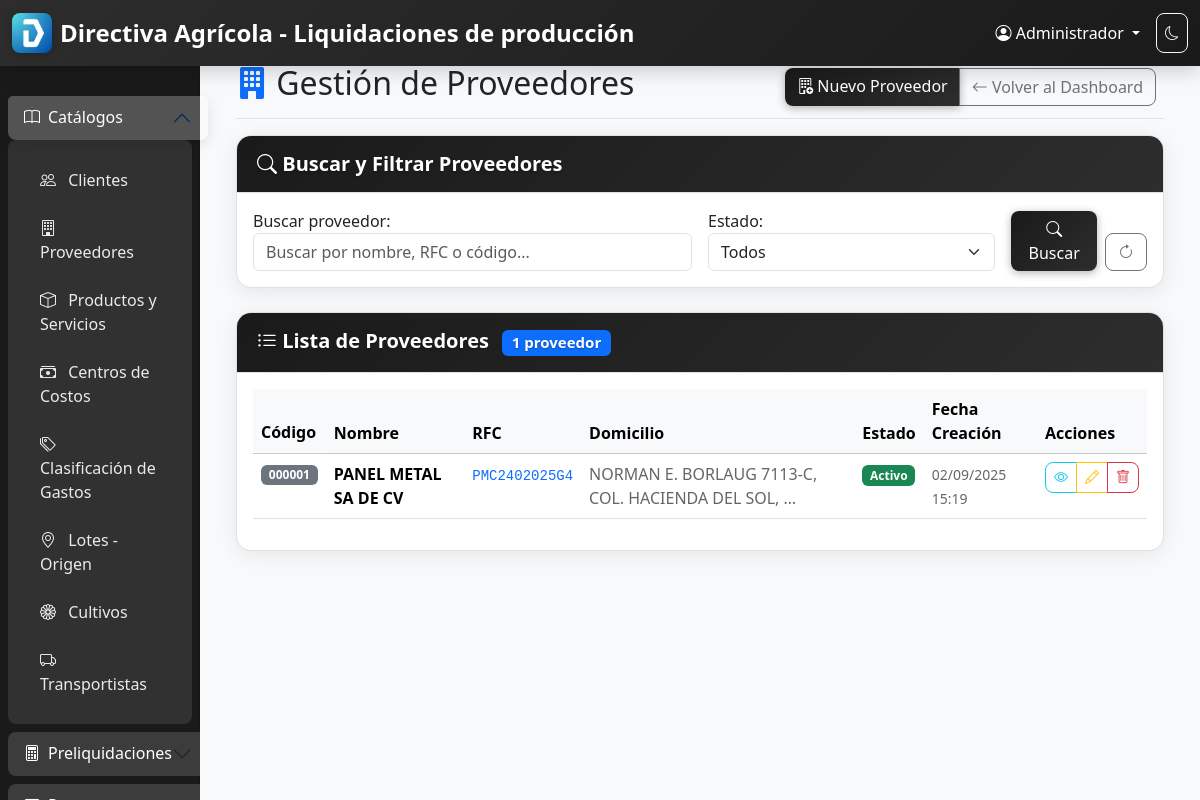
The page /proveedores/ (signed in) on the database its author committed.
### core/models.py (models this page shows, shortened)
class Usuario(AbstractUser):
    nombre = models.CharField(max_length=100, verbose_name="Nombre completo")
    puesto = models.CharField(max_length=100, verbose_name="Puesto")
    email = models.EmailField(unique=True, verbose_name="Correo electrónico")
    is_admin = models.BooleanField(default=False, verbose_name="Es administrador")
    USERNAME_FIELD = 'username'
    REQUIRED_FIELDS = ['email', 'nombre', 'puesto']
    class Meta:
        verbose_name = "Usuario"
        verbose_name_plural = "Usuarios"
        db_table = 'usuarios'

class Proveedor(models.Model):
    codigo = models.AutoField(
        primary_key=True,
        verbose_name="Código"
    )
    nombre = models.CharField(
        max_length=200,
        verbose_name="Nombre",
        help_text="Nombre completo o razón social del proveedor"
    )
    rfc = models.CharField(
        max_length=13,
        unique=True,
        validators=[validar_rfc],
        verbose_name="RFC",
        help_text="Registro Federal de Contribuyentes (12 o 13 caracteres)"
    )
    domicilio = models.TextField(
        verbose_name="Domicilio",
        help_text="Dirección completa del proveedor"
    )
    activo = models.BooleanField(
        default=True,
        verbose_name="Activo",
        help_text="Indica si el proveedor está activo en el sistema"
    )
    fecha_creacion = models.DateTimeField(auto_now_add=True, verbose_name="Fecha de creación")
    fecha_modificacion = models.DateTimeField(auto_now=True, verbose_name="Fecha de modificación")
    usuario_creacion = models.ForeignKey(
        Usuario,
        on_delete=models.PROTECT,
        related_name='proveedores_creados',
        verbose_name="Usuario que creó el registro"
    )
    usuario_modificacion = models.ForeignKey(
        Usuario,
        on_delete=models.PROTECT,
        related_name='proveedores_modificados',
        verbose_name="Usuario que modificó el registro",
        blank=True,
        null=True
    )
    class Meta:
        verbose_name = "Proveedor"
        verbose_name_plural = "Proveedores"
        db_table = 'proveedores'
        ordering = ['nombre']
        indexes = [
            models.Index(fields=['rfc']),
            models.Index(fields=['nombre']),
            models.Index(fields=['activo']),
        ]

### core/views.py (the view)
# urls.py: path('proveedores/', ProveedorListView.as_view(), name='proveedor_list'),
class ProveedorListView(LoginRequiredMixin, ListView):
    model = Proveedor
    template_name = 'core/proveedor_list.html'
    context_object_name = 'proveedores'
    paginate_by = 20
    def get_queryset(self):
        queryset = Proveedor.objects.select_related('usuario_creacion').all()
        form = ProveedorSearchForm(self.request.GET)
        if form.is_valid():
            busqueda = form.cleaned_data.get('busqueda')
            activo = form.cleaned_data.get('activo')
            if busqueda:
                queryset = queryset.filter(
                    Q(nombre__icontains=busqueda) |
                    Q(rfc__icontains=busqueda) |
                    Q(codigo__icontains=busqueda)
                )
            if activo != '':
                queryset = queryset.filter(activo=activo == '1')
        return queryset.order_by('-fecha_creacion')
    def get_context_data(self, **kwargs):
        context = super().get_context_data(**kwargs)
        context['search_form'] = ProveedorSearchForm(self.request.GET)
        context['title'] = 'Gestión de Proveedores'
        return context

### templates/core/proveedor_list.html (shortened to what this page needs)
{% extends 'base.html' %}
{% block content %}
<div class="container-fluid">
    <div class="d-flex justify-content-between flex-wrap flex-md-nowrap align-items-center pt-3 pb-2 mb-3 border-bottom">
        <h1 class="h2">
            <i class="bi bi-building-fill text-primary"></i>
            Gestión de Proveedores
        </h1>
        <div class="btn-toolbar mb-2 mb-md-0">
            <div class="btn-group me-2">
                <a href="{% url 'core:proveedor_create' %}" class="btn btn-primary">
                    <i class="bi bi-building-add"></i> Nuevo Proveedor
                </a>
                <a href="{% url 'core:dashboard' %}" class="btn btn-outline-secondary">
                    <i class="bi bi-arrow-left"></i> Volver al Dashboard
                </a>
            </div>
        </div>
    </div>
    <div class="card mb-4">
        <div class="card-header">
            <h5 class="card-title mb-0">
                <i class="bi bi-search"></i> Buscar y Filtrar Proveedores
            </h5>
        </div>
        <div class="card-body">
            <form method="get" class="row g-3">
                <div class="col-md-6">
                    {{ search_form.busqueda.label_tag }}
                    {{ search_form.busqueda }}
                </div>
                <div class="col-md-4">
                    {{ search_form.activo.label_tag }}
                    {{ search_form.activo }}
                </div>
                <div class="col-md-2 d-flex align-items-end">
                    <button type="submit" class="btn btn-primary me-2">
                        <i class="bi bi-search"></i> Buscar
                    </button>
                    <a href="{% url 'core:proveedor_list' %}" class="btn btn-outline-secondary">
                        <i class="bi bi-arrow-clockwise"></i>
                    </a>
                </div>
            </form>
        </div>
    </div>
    <div class="card">
        <div class="card-header">
            <h5 class="card-title mb-0">
                <i class="bi bi-list-ul"></i> Lista de Proveedores
                <span class="badge bg-primary ms-2">{{ proveedores|length }} proveedor{{ proveedores|length|pluralize:"es" }}</span>
            </h5>
        </div>
        <div class="card-body">
            {% if proveedores %}
                <div class="table-responsive">
                    <table class="table table-hover">
                        <thead class="table-light">
                            <tr>
                                <th>Código</th>
                                <th>Nombre</th>
                                <th>RFC</th>
                                <th>Domicilio</th>
                                <th>Estado</th>
                                <th>Fecha Creación</th>
                                <th>Acciones</th>
                            </tr>
                        </thead>
                        <tbody>
                            {% for proveedor in proveedores %}
                            <tr>
                                <td>
                                    <span class="badge bg-secondary">{{ proveedor.codigo|stringformat:"06d" }}</span>
                                </td>
                                <td>
                                    <strong>{{ proveedor.nombre }}</strong>
                                </td>
                                <td>
                                    <code class="text-primary">{{ proveedor.rfc }}</code>
                                </td>
                                <td>
                                    <span class="text-muted" title="{{ proveedor.domicilio }}">
                                        {{ proveedor.domicilio|truncatechars:50 }}
                                    </span>
                                </td>
                                <td>
                                    {% if proveedor.activo %}
                                        <span class="badge bg-success">Activo</span>
                                    {% else %}
                                        <span class="badge bg-danger">Inactivo</span>
                                    {% endif %}
                                </td>
                                <td>
                                    <small class="text-muted">
                                        {{ proveedor.fecha_creacion|date:"d/m/Y H:i" }}
                                    </small>
                                </td>
                                <td>
                                    <div class="btn-group btn-group-sm" role="group">
                                        <a href="{% url 'core:proveedor_detail' proveedor.pk %}" class="btn btn-outline-info" title="Ver detalles">
                                            <i class="bi bi-eye"></i>
                                        </a>
                                        <a href="{% url 'core:proveedor_update' proveedor.pk %}" class="btn btn-outline-warning" title="Editar">
                                            <i class="bi bi-pencil"></i>
                                        </a>
                                        <a href="{% url 'core:proveedor_delete' proveedor.pk %}" class="btn btn-outline-danger" title="Eliminar">
                                            <i class="bi bi-trash"></i>
                                        </a>
                                    </div>
                                </td>
                            </tr>
                            {% endfor %}
                        </tbody>
                    </table>
                </div>
            {% endif %}
        </div>
    </div>
</div>
{% endblock %}

### templates/base.html (shortened to what this page needs)
{% load static %}
{% load cache_utils %}
<!DOCTYPE html>
<html lang="es">
<head>
    <link href="https://cdn.jsdelivr.net/npm/bootstrap@5.3.2/dist/css/bootstrap.min.css" rel="stylesheet">
    <link href="https://cdn.jsdelivr.net/npm/bootstrap-icons@1.11.1/font/bootstrap-icons.css" rel="stylesheet">
    <link href="{% static_with_timestamp 'css/style.css' %}" rel="stylesheet">
</head>
<body>
    <nav class="navbar navbar-expand-lg navbar-dark bg-primary fixed-top">
        <div class="container-fluid">
            <div class="navbar-brand d-flex align-items-center">
                <img src="/static/images/LogoDirectiva.png" alt="Logo Directiva Agrícola" height="40" class="me-2">
                <span class="fw-bold">Directiva Agrícola - Liquidaciones de producción</span>
            </div>
            <div class="navbar-nav ms-auto">
                <div class="nav-item dropdown">
                    <a class="nav-link dropdown-toggle text-white" href="#" role="button" data-bs-toggle="dropdown">
                        <i class="bi bi-person-circle"></i> {{ user.nombre|default:user.username }}
                    </a>
                </div>
            </div>
        </div>
    </nav>
    <div class="container-fluid">
        <div class="row">
            <nav id="sidebar" class="col-md-3 col-lg-2 d-md-block bg-light sidebar collapse">
                <div class="position-sticky pt-5">
                    <div class="accordion" id="sidebarAccordion">
                        <div class="accordion-item">
                            <h2 class="accordion-header" id="catalogosHeader">
                                <button class="accordion-button" type="button" data-bs-toggle="collapse" data-bs-target="#catalogosCollapse" aria-expanded="true" aria-controls="catalogosCollapse">
                                    <i class="bi bi-book me-2"></i>
                                    Catálogos
                                </button>
                            </h2>
                            <div id="catalogosCollapse" class="accordion-collapse collapse show" aria-labelledby="catalogosHeader" data-bs-parent="#sidebarAccordion">
                                <div class="accordion-body">
                                    <ul class="nav flex-column">
                                        <li class="nav-item">
                                            <a class="nav-link" href="{% url 'core:cliente_list' %}">
                                                <i class="bi bi-people"></i> Clientes
                                            </a>
                                        </li>
                                        <li class="nav-item">
                                            <a class="nav-link" href="{% url 'core:proveedor_list' %}">
                                                <i class="bi bi-building"></i> Proveedores
                                            </a>
                                        </li>
                                        <li class="nav-item">
                                            <a class="nav-link" href="{% url 'core:producto_servicio_list' %}">
                                                <i class="bi bi-box"></i> Productos y Servicios
                                            </a>
                                        </li>
                                        <li class="nav-item">
                                            <a class="nav-link" href="{% url 'core:centro_costo_list' %}">
                                                <i class="bi bi-cash-stack"></i> Centros de Costos
                                            </a>
                                        </li>
                                        <li class="nav-item">
                                            <a class="nav-link" href="{% url 'core:clasificacion_gasto_list' %}">
                                                <i class="bi bi-tags"></i> Clasificación de Gastos
                                            </a>
                                        </li>
                                        <li class="nav-item">
                                            <a class="nav-link" href="{% url 'core:lote_origen_list' %}">
                                                <i class="bi bi-geo-alt"></i> Lotes - Origen
                                            </a>
                                        </li>
                                        <li class="nav-item">
                                            <a class="nav-link" href="{% url 'core:cultivo_list' %}">
                                                <i class="bi bi-flower1"></i> Cultivos
                                            </a>
                                        </li>
                                        <li class="nav-item">
                                            <a class="nav-link" href="{% url 'core:transportista_list' %}">
                                                <i class="bi bi-truck"></i> Transportistas
                                            </a>
                                        </li>
                                    </ul>
                                </div>
                            </div>
                        </div>
                        <div class="accordion-item">
                            <h2 class="accordion-header" id="preliquidacionesHeader">
                                <button class="accordion-button collapsed" type="button" data-bs-toggle="collapse" data-bs-target="#preliquidacionesCollapse" aria-expanded="false" aria-controls="preliquidacionesCollapse">
                                    <i class="bi bi-calculator me-2"></i>
                                    Preliquidaciones
                                </button>
                            </h2>
                        </div>
                        <div class="accordion-item">
                            <h2 class="accordion-header" id="presupuestosHeader">
                                <button class="accordion-button collapsed" type="button" data-bs-toggle="collapse" data-bs-target="#presupuestosCollapse" aria-expanded="false" aria-controls="presupuestosCollapse">
                                </button>
                            </h2>
                        </div>
                    </div>
                </div>
            </nav>
            <main class="col-md-9 ms-sm-auto col-lg-10 px-md-4">
                <div class="pt-5">
                    {% block content %}{% endblock %}
                </div>
            </main>
        </div>
    </div>
</body>
</html>

### rows shown on the page
Usuario: nombre "Administrador"
Proveedor: codigo "000001", nombre "PANEL METAL SA DE CV", rfc "PMC2402025G4", domicilio "NORMAN E. BORLAUG 7113-C, COL. HACIENDA DEL SOL, …", activo "Activo", fecha_creacion "02/09/2025 15:19"

### other values the page prints
{{ search_form.busqueda.label_tag }} "Buscar proveedor:"
{{ search_form.activo.label_tag }} "Estado:"
{{ proveedores|length }} "1"
